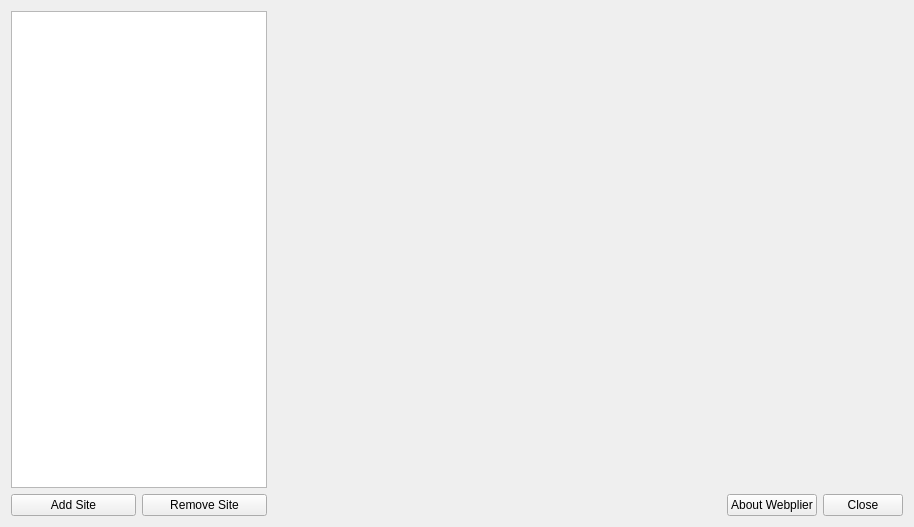
<?xml version="1.0" encoding="UTF-8"?>
<ui version="4.0">
 <class>SiteList</class>
 <widget class="QWidget" name="SiteList">
  <property name="geometry">
   <rect>
    <x>0</x>
    <y>0</y>
    <width>914</width>
    <height>527</height>
   </rect>
  </property>
  <property name="windowTitle">
   <string>Webplier - Site List</string>
  </property>
  <layout class="QGridLayout" name="gridLayout">
   <item row="0" column="0">
    <layout class="QVBoxLayout" name="verticalLayout">
     <item>
      <widget class="QListWidget" name="siteListWidget">
       <property name="sizePolicy">
        <sizepolicy hsizetype="Preferred" vsizetype="Expanding">
         <horstretch>0</horstretch>
         <verstretch>0</verstretch>
        </sizepolicy>
       </property>
      </widget>
     </item>
     <item>
      <layout class="QHBoxLayout" name="horizontalLayout">
       <item>
        <widget class="QPushButton" name="addButton">
         <property name="text">
          <string>Add Site</string>
         </property>
        </widget>
       </item>
       <item>
        <widget class="QPushButton" name="removeButton">
         <property name="text">
          <string>Remove Site</string>
         </property>
        </widget>
       </item>
      </layout>
     </item>
    </layout>
   </item>
   <item row="0" column="1">
    <layout class="QVBoxLayout" name="verticalLayout_3">
     <item>
      <widget class="QWidget" name="siteEditorWidget" native="true">
       <property name="sizePolicy">
        <sizepolicy hsizetype="Expanding" vsizetype="Expanding">
         <horstretch>0</horstretch>
         <verstretch>0</verstretch>
        </sizepolicy>
       </property>
       <layout class="QGridLayout" name="gridLayout_2"/>
       <zorder>pushButton</zorder>
       <zorder>closeButton</zorder>
      </widget>
     </item>
     <item>
      <layout class="QHBoxLayout" name="horizontalLayout_2">
       <item>
        <spacer name="horizontalSpacer">
         <property name="orientation">
          <enum>Qt::Horizontal</enum>
         </property>
         <property name="sizeHint" stdset="0">
          <size>
           <width>40</width>
           <height>20</height>
          </size>
         </property>
        </spacer>
       </item>
       <item>
        <widget class="QPushButton" name="aboutButton">
         <property name="text">
          <string>About Webplier</string>
         </property>
        </widget>
       </item>
       <item>
        <widget class="QPushButton" name="closeButton">
         <property name="sizePolicy">
          <sizepolicy hsizetype="Fixed" vsizetype="Fixed">
           <horstretch>0</horstretch>
           <verstretch>0</verstretch>
          </sizepolicy>
         </property>
         <property name="text">
          <string>Close</string>
         </property>
        </widget>
       </item>
      </layout>
     </item>
    </layout>
   </item>
  </layout>
 </widget>
 <resources/>
 <connections/>
</ui>
